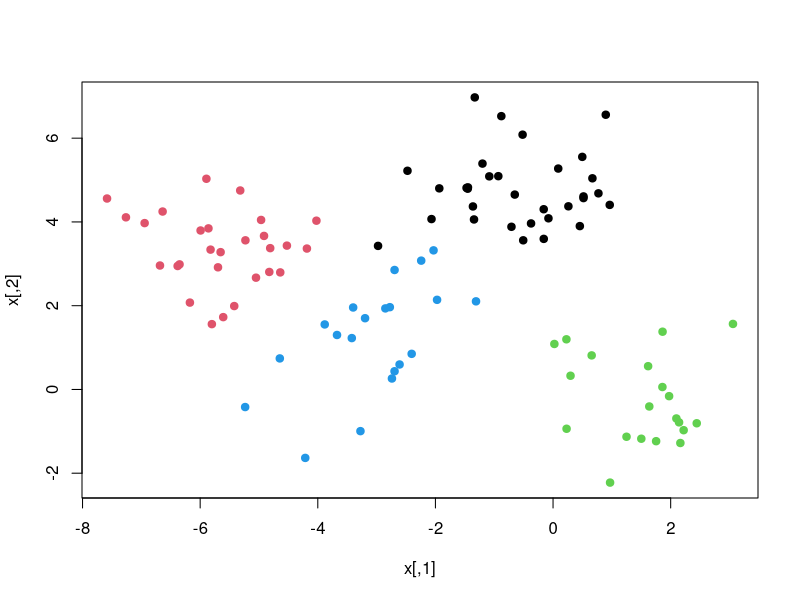
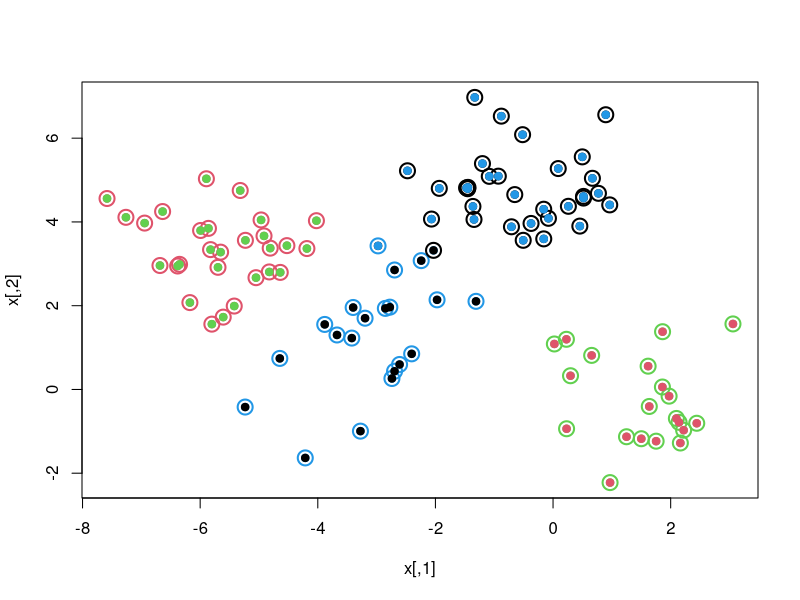

The R script that drew these images, in order:
## ---- chunk 1
set.seed(101)
x=matrix(rnorm(100*2),100,2)
xmean=matrix(rnorm(8, sd=4),4,2)
which=sample(1:4, 100, replace=TRUE)
x=x+xmean[which,]
plot(x, col=which, pch=19)
## ---- chunk 2
km.out=kmeans(x, 4, nstart=15)
km.out
plot(x, col=km.out$cluster, cex=2, pch=1, lwd=2)
points(x, col=which, pch=19)
points(x, col=c(4,3,2,1)[which], pch=19)
